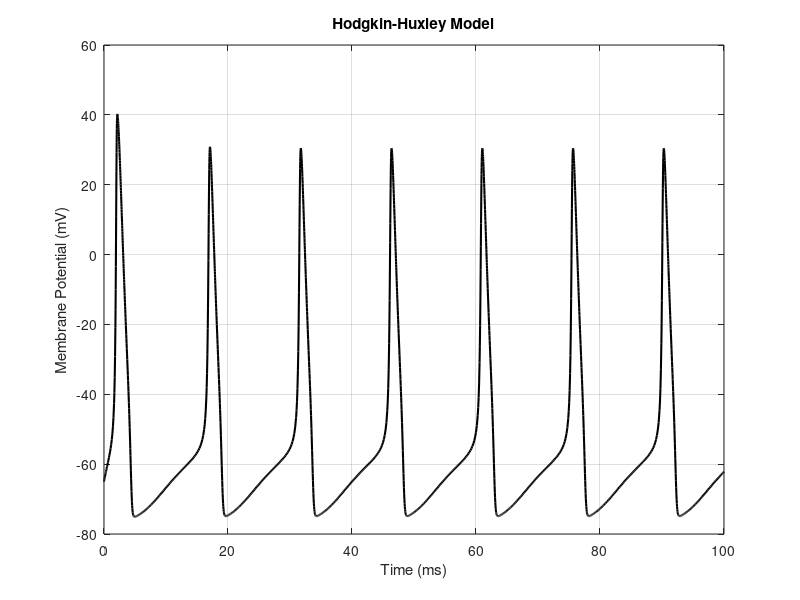

Recreate this plot in MATLAB.
function hodgkin_huxley
    % Parameters
    Cm = 1;         % Membrane capacitance (uF/cm^2)
    gNa = 120;      % Sodium conductance (mS/cm^2)
    gK = 36;        % Potassium conductance (mS/cm^2)
    gL = 0.3;       % Leak conductance (mS/cm^2)
    ENa = 50;       % Sodium reversal potential (mV)
    EK = -77;       % Potassium reversal potential (mV)
    EL = -54.387;   % Leak reversal potential (mV)
    Iext = 10;      % External current (uA/cm^2)

    % Initial conditions
    V0 = -65;       % Initial membrane potential (mV)
    m0 = 0.05;      % Initial m gate
    h0 = 0.6;       % Initial h gate
    n0 = 0.32;      % Initial n gate
    y0 = [V0; m0; h0; n0];

    % Time span
    tspan = [0 100]; % Simulation time (ms)

    % Solve the ODEs
    [t, y] = ode45(@(t, y) hh_ode(t, y, Cm, gNa, gK, gL, ENa, EK, EL, Iext), tspan, y0);

    % Plot results
    figure;
    plot(t, y(:, 1), 'k', 'LineWidth', 1.5);
    xlabel('Time (ms)');
    ylabel('Membrane Potential (mV)');
    title('Hodgkin-Huxley Model');
    grid on;
end

function dydt = hh_ode(~, y, Cm, gNa, gK, gL, ENa, EK, EL, Iext)
    % Extract variables
    V = y(1);
    m = y(2);
    h = y(3);
    n = y(4);

    % Rate constants
    alpha_m = 0.1 * (V + 40) / (1 - exp(-(V + 40)/10));
    beta_m = 4 * exp(-(V + 65)/18);
    alpha_h = 0.07 * exp(-(V + 65)/20);
    beta_h = 1 / (1 + exp(-(V + 35)/10));
    alpha_n = 0.01 * (V + 55) / (1 - exp(-(V + 55)/10));
    beta_n = 0.125 * exp(-(V + 65)/80);

    % Gating variable dynamics
    dmdt = alpha_m * (1 - m) - beta_m * m;
    dhdt = alpha_h * (1 - h) - beta_h * h;
    dndt = alpha_n * (1 - n) - beta_n * n;

    % Ionic currents
    INa = gNa * m^3 * h * (V - ENa);
    IK = gK * n^4 * (V - EK);
    IL = gL * (V - EL);

    % Membrane potential dynamics
    dVdt = (Iext - INa - IK - IL) / Cm;

    % Return derivatives
    dydt = [dVdt; dmdt; dhdt; dndt];
end